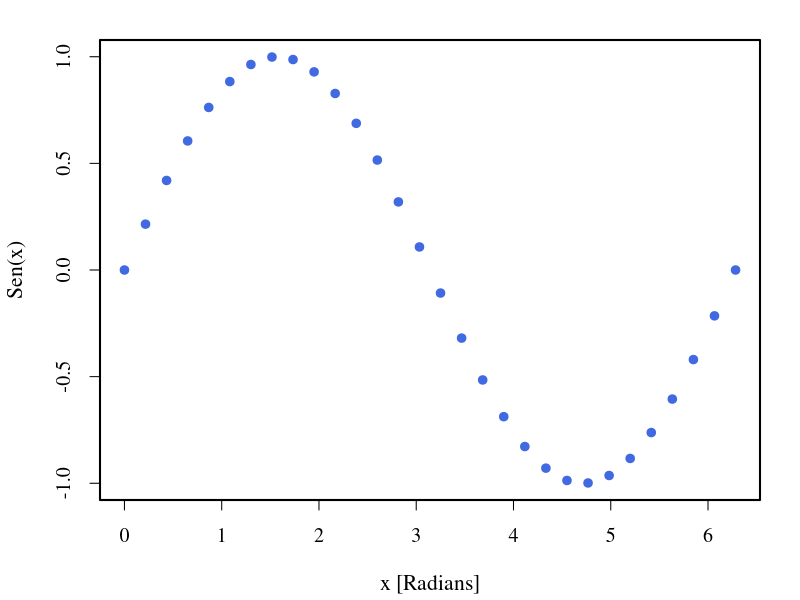

Reproduce this figure in R.
par(lwd=2)
par(mar=c(5,5,2,2))             # margenes exteriores
par(mgp=c(3.7,1.3,0))           #margenes interiores
par(cex.axis=1.2,cex.lab=1.3)   #expand ejes y labels
par(family="serif")
par(cex=1)                      #expand texto y simbolos

xrads <- seq(0, 2*pi, length=30)  #genero 30 puntos
sinx  <- sin(xrads)
#pch ptype

#Opcion 1: solo puntos
plot(xrads, sinx,col="royalblue",pch=19,xlab="x [Radians]",ylab="Sen(x)",type="p")

#Opcion 1: solo linea
#plot(xrads, sinx,col="royalblue",pch=19,xlab="x [Radians]",ylab="Sen(x)",type="l")

#Opcion 1: puntos y lineas
#plot(xrads, sinx,col="royalblue",pch=19,xlab="x [Radians]",ylab="Sen(x)",type="b")

